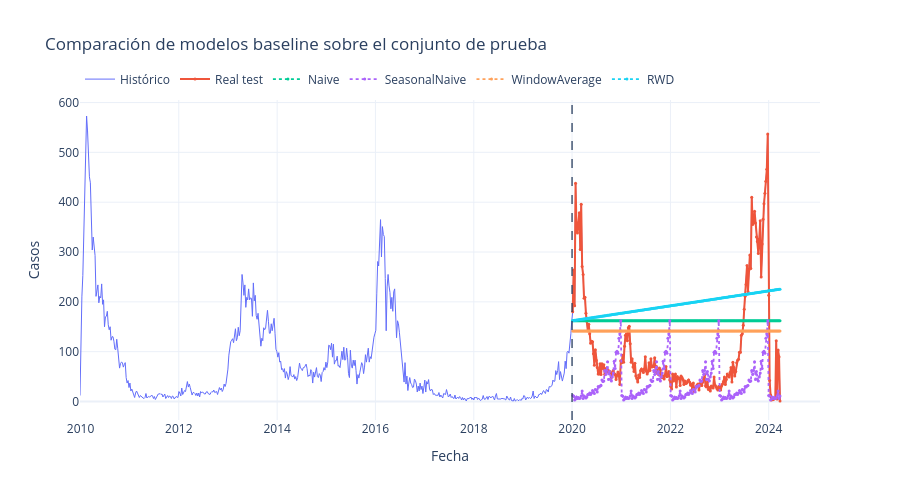

The cell this chart's notebook holds for it:
### Code cell
fig = plot_forecasts(
    df_full=df_model,
    train=train,
    test_forecasts=test_forecasts,
    cutoff=cutoff,
    models=model_columns,
)

fig.show()

### Figure 1 — Plotly figure (JSON) as saved in the notebook; plotly's stock layout.template omitted (floating-point values rounded to 4 significant figures; data arrays with more than 128 entries replaced by an {"elided": "..."} marker saying what was removed)
{"data": [{"line": {"width": 1}, "mode": "lines", "name": "Histórico", "type": "scatter", "x": {"elided": "744 str values"}, "y": {"elided": "744 float values"}}, {"line": {"width": 2}, "marker": {"size": 3}, "mode": "lines+markers", "name": "Real test", "type": "scatter", "x": {"elided": "221 str values"}, "y": {"elided": "221 float values"}}, {"line": {"dash": "dot", "width": 1.8}, "marker": {"size": 3}, "mode": "lines+markers", "name": "Naive", "type": "scatter", "x": {"elided": "221 str values"}, "y": {"elided": "221 float values"}}, {"line": {"dash": "dot", "width": 1.8}, "marker": {"size": 3}, "mode": "lines+markers", "name": "SeasonalNaive", "type": "scatter", "x": {"elided": "221 str values"}, "y": {"elided": "221 float values"}}, {"line": {"dash": "dot", "width": 1.8}, "marker": {"size": 3}, "mode": "lines+markers", "name": "WindowAverage", "type": "scatter", "x": {"elided": "221 str values"}, "y": {"elided": "221 float values"}}, {"line": {"dash": "dot", "width": 1.8}, "marker": {"size": 3}, "mode": "lines+markers", "name": "RWD", "type": "scatter", "x": {"elided": "221 str values"}, "y": {"elided": "221 float values"}}], "layout": {"height": 500, "legend": {"orientation": "h", "y": 1.02, "yanchor": "bottom"}, "shapes": [{"line": {"dash": "dash", "width": 1.3}, "type": "line", "x0": "2020-01-01T00:00:00", "x1": "2020-01-01T00:00:00", "xref": "x", "y0": 0, "y1": 1, "yref": "paper"}], "title": {"text": "Comparación de modelos baseline sobre el conjunto de prueba"}, "xaxis": {"title": {"text": "Fecha"}}, "yaxis": {"title": {"text": "Casos"}}}}
